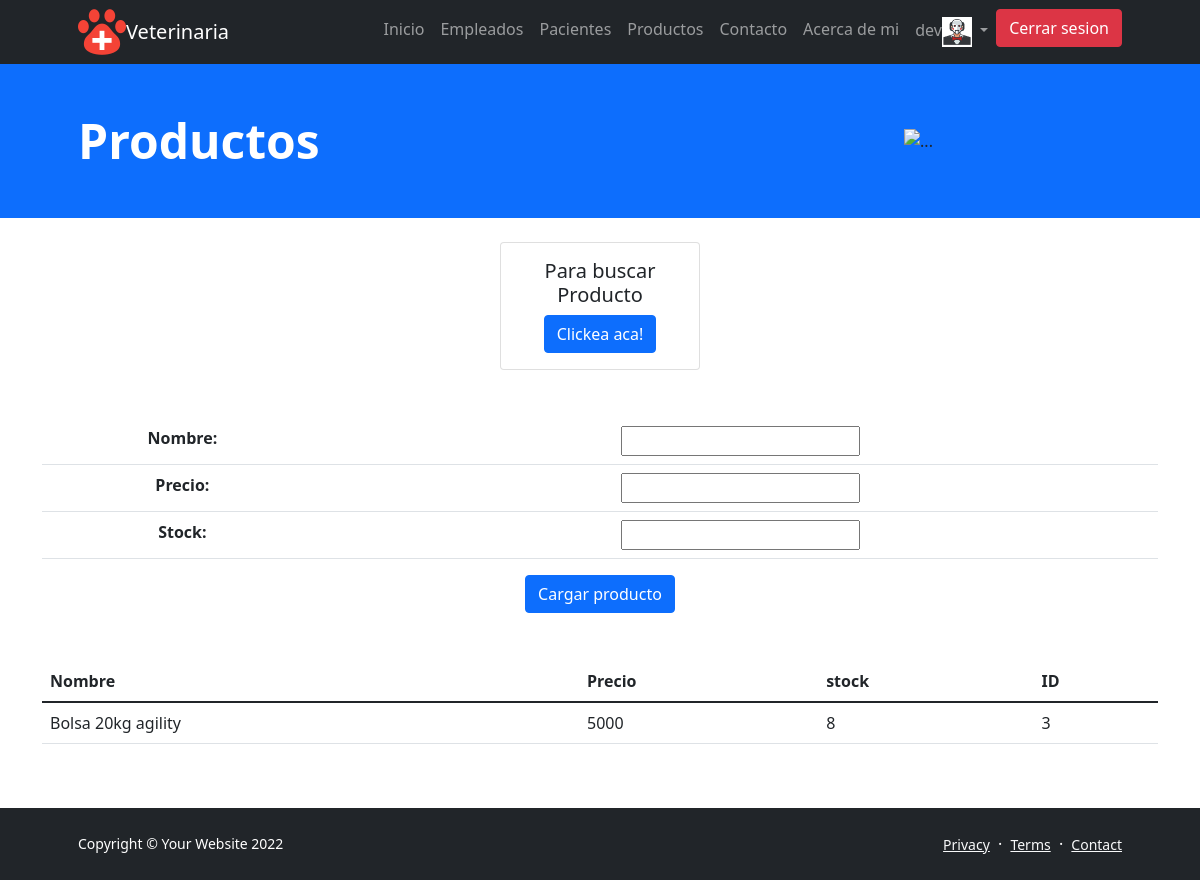
The page /productos/ (signed in) on the database its author committed.
### veterinaria/models.py (models this page shows, shortened)
class Productos(models.Model):
    nombre=models.CharField(max_length=50)
    precio=models.IntegerField()
    stock=models.IntegerField()
    id = models.AutoField(primary_key=True)

### veterinaria/views.py (the view)
# urls.py: path('productos/', productos, name='productos'),
@login_required()
def productos(request):
    imagen = avatar(request)
    titulo = 'Productos'
    productos= Productos.objects.all()
    if request.method == 'POST':
        formulario = ProductosFormulario(request.POST)
        if formulario.is_valid():
            data = formulario.cleaned_data
            producto= Productos(data['nombre'],data['precio'],data['stock'])
            producto.save()
            formulario = ProductosFormulario()
            contx ={
                'titulo':titulo,
                'formulario':formulario,
                'productos':productos,
                'imagen':imagen
            }
            return render(request, 'veterinaria/productos.html', contx)
    else:
        formulario = ProductosFormulario()
        contx = {
            'titulo':titulo,
            'formulario':formulario,
            'productos':productos,
            'imagen':imagen
        }
        return render(request, 'veterinaria/productos.html',contx)

### veterinaria/fomrs.py
class ProductosFormulario(forms.Form):
    nombre = forms.CharField(max_length=50)
    precio = forms.IntegerField()
    stock = forms.IntegerField()

### usuario/views.py (called while the page is built)
def avatar(request):
    if request.user.username:
        avatar = Avatar.objects.filter(user = request.user)
        if len(avatar) > 0:
            imagen = avatar[0].imagen.url
        else:
            imagen = '/media/avatar/predeterminada.png'
    else:
        imagen = '/media/avatar/predeterminada.png'
    return (imagen)

### veterinaria/templates/veterinaria/productos.html (shortened to what this page needs)
{% extends 'veterinaria/padre.html' %}
{% block main_content %}
<div class="col-sm-2 offset-md-5 mt-4">
    <div class="card">
      <div class="card-body">
         <center><h5 class="card-title">Para buscar Producto</h5>
       <a href="{% url 'buscarProducto'%}" class="btn btn-primary">Clickea aca!</a></center>
      </div>
    </div>
</div>
<div class="container mt-5" style='text-align:center' >
    <form action="/veterinaria/productos/" method="POST" class="form-group">
        <table class="table">
            {{formulario.as_table}}
        </table>
        <input type="submit" value="Cargar producto" class="btn btn-primary">
    </form>
</div>
<div class="container mt-5">
    <table class="table" center>
        <thead >
            <tr>
                <th>Nombre</th>
                <th>Precio</th>
                <th>stock</th>
                <th>ID</th>
            </tr>
        </thead>
        <tbody>
                {% for producto in productos %}
                <tr>
                <td>{{producto.nombre}}</td>
                <td>{{producto.precio}}</td>
                <td>{{producto.stock}}</td>
                <td>{{producto.id}}</td>
                </tr>
                {% endfor %}
        </tbody>
    </table>
</div>
<br><br>
{% endblock %}

### veterinaria/templates/veterinaria/padre.html (shortened to what this page needs)
<!DOCTYPE html>
<html lang="en">
    <head>
        {% load static  %}
        <link href="https://cdn.jsdelivr.net/npm/bootstrap-icons@1.5.0/font/bootstrap-icons.css" rel="stylesheet" />
        <link href="{% static 'veterinaria/css/styles.css'%}" rel="stylesheet" />
    </head>
    <body class="d-flex flex-column h-100">
        <main class="flex-shrink-0">
            <nav class="navbar navbar-expand-lg navbar-dark bg-dark">
                <div class="container px-5">
                    <img src="{%static 'veterinaria/assets/icons8-veterinarian-48.png'%}" alt=""><a class="navbar-brand" mx-8  href="{% url 'index' %}" >Veterinaria</a>
                    <div class="collapse navbar-collapse" id="navbarSupportedContent">
                        <ul class="navbar-nav ms-auto mb-2 mb-lg-0">
                            <li class="nav-item"><a class="nav-link" href="{% url 'index' %}">Inicio</a></li>
                            <li class="nav-item"><a class="nav-link" href="{% url 'empleados' %}">Empleados</a></li>
                            <li class="nav-item"><a class="nav-link" href="{% url 'pacientes' %}">Pacientes</a></li>
                            <li class="nav-item"><a class="nav-link" href="{% url 'productos' %}">Productos</a></li>
                            <li class="nav-item"><a class="nav-link" href="{% url 'contacto' %}">Contacto</a></li>
                            <li class="nav-item"><a class="nav-link" href="{% url 'about' %}">Acerca de mi</a></li>
                            <li class="nav-item">
                                {% if not request.user.is_authenticated %}
                                    <a class="btn btn-primary" href="{% url 'login' %}">Iniciar sesion</a>
                                {% else %}
                                <li class="nav-item dropdown">
                                    <a class="nav-link dropdown-toggle" href="#" id="navbarScrollingDropdown" role="button" data-bs-toggle="dropdown" aria-expanded="false">
                                      {{request.user.username}}<img src = "{{imagen}}"width="30" height="30" />
                                    </a>
                                <li><a class="btn btn-danger" href="{% url 'logout' %}">Cerrar sesion</a></li>
                                {% endif %}
                            </li>
                        </ul>
                    </div>
                </div>
            </nav>
            {% block content %}
            <header class="bg-primary ">
                <div class="container px-5">
                    <div class="row gx-5 align-items-center justify-content-center">
                        <div class="col-lg-8 col-xl-7 col-xxl-6">
                            <div class="my-5 text-center text-xl-start">
                                <h1 class="display-5 fw-bolder text-white mb-2">{{titulo}}</h1>
                            </div>
                        </div>
                        <div class="col-xl-5 col-xxxl-4 d-none d-xl-block text-center"><img class="img-fluid - my-4 mx-auto" src="https://img.lalr.co/cms/2019/09/11090627/102438524_xl1.jpg" alt="..." /></div>
                    </div>
                </div>
            </header>
           {%block main_content%}  {% endblock main_content %}
        <footer class="bg-dark py-4 mt-auto">
            <div class="container px-5">
                <div class="row align-items-center justify-content-between flex-column flex-sm-row">
                    <div class="col-auto"><div class="small m-0 text-white">Copyright &copy; Your Website 2022</div></div>
                    <div class="col-auto">
                        <a class="link-light small" href="#!">Privacy</a>
                        <span class="text-white mx-1">&middot;</span>
                        <a class="link-light small" href="#!">Terms</a>
                        <span class="text-white mx-1">&middot;</span>
                        <a class="link-light small" href="/veterinaria/contacto">Contact</a>
                    </div>
                </div>
            </div>
        </footer>
         {% endblock content %}
    </body>
</html>

### rows shown on the page
Productos: nombre "Bolsa 20kg agility", precio "5000", stock "8", id "3"

### other values the page prints
{{ request.user.username }} "dev"
{{ titulo }} "Productos"
